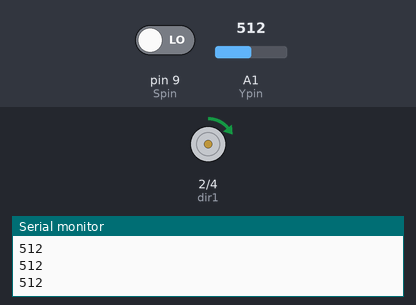
The sketch below on a simulated Arduino Uno, built with avr-gcc and run on an emulated ATmega328P. Shown: motor-driver pin pairs drawn as motors (green arrow = first pin HIGH = forward, orange = second pin HIGH = backward, longer = more drive, scaled by the enable pin), the last lines printed to the serial monitor. The inputs (shaded band) are chosen by the test bench; at power-on: A1 (Ypin) = 512, pin 9 (Spin) LOW.

Above: at 1.3 s.
1.4 s: A1 (Ypin) set to 716
At 3.2 s:
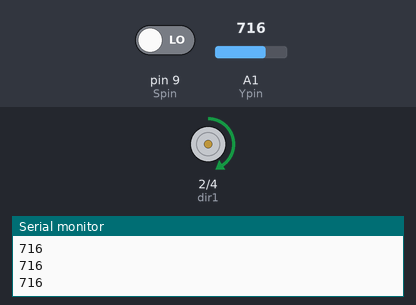
3.5 s: A1 (Ypin) set to 900
At 4.8 s:
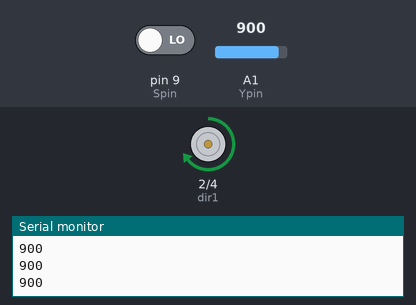
Timing chart, 0 to 6.5 s (numbered marks = the images above; inputs shaded):
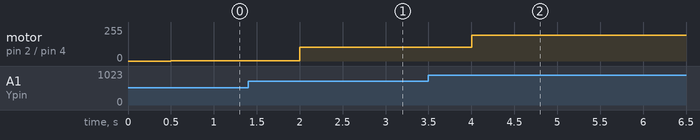

The sketch:

joystick_DC_motor.ino
```cpp
int speedPin=5;
int dir1=2;
int dir2=4;
float Mspeed;
int Xpin=A0;
int Ypin=A1;
int Spin=9;
int Xval;
int Yval;
int Sval;
int dt=500;
void setup() {
  // put your setup code here, to run once:
  pinMode(speedPin,OUTPUT);
  pinMode(dir1,OUTPUT);
  pinMode(dir2,OUTPUT);
  pinMode(Spin,INPUT);
  pinMode(Xpin,INPUT);
  pinMode(Ypin,INPUT);
  Serial.begin(9600);

}

void loop() {
  // put your main code here, to run repeatedly:
  Sval=digitalRead(Spin);
  Yval=analogRead(Ypin);
  Serial.println(Yval);
  delay(dt);
  if(Yval>507){
    Mspeed=(255./516.)*Yval-(255./516)*507;
    digitalWrite(dir1,HIGH);
    digitalWrite(dir2,LOW);
    analogWrite(speedPin,Mspeed);
  }
  if(Yval<507){
    Mspeed=(-255./507.)*Yval+(255./507.)*507.;
    digitalWrite(dir1,LOW);
    digitalWrite(dir1,HIGH);
    analogWrite(speedPin,Mspeed);
  }
  if(Yval==507){
    analogWrite(speedPin,0);
  }


}
```

Measured:
- after the input at 1.4 s, motor on pin 2 (dir1) / pin 4 (dir2): forward 2/255 → forward 103/255 after 0.60 s
- after the input at 3.5 s, motor on pin 2 (dir1) / pin 4 (dir2): forward 103/255 → forward 194/255 after 0.50 s
